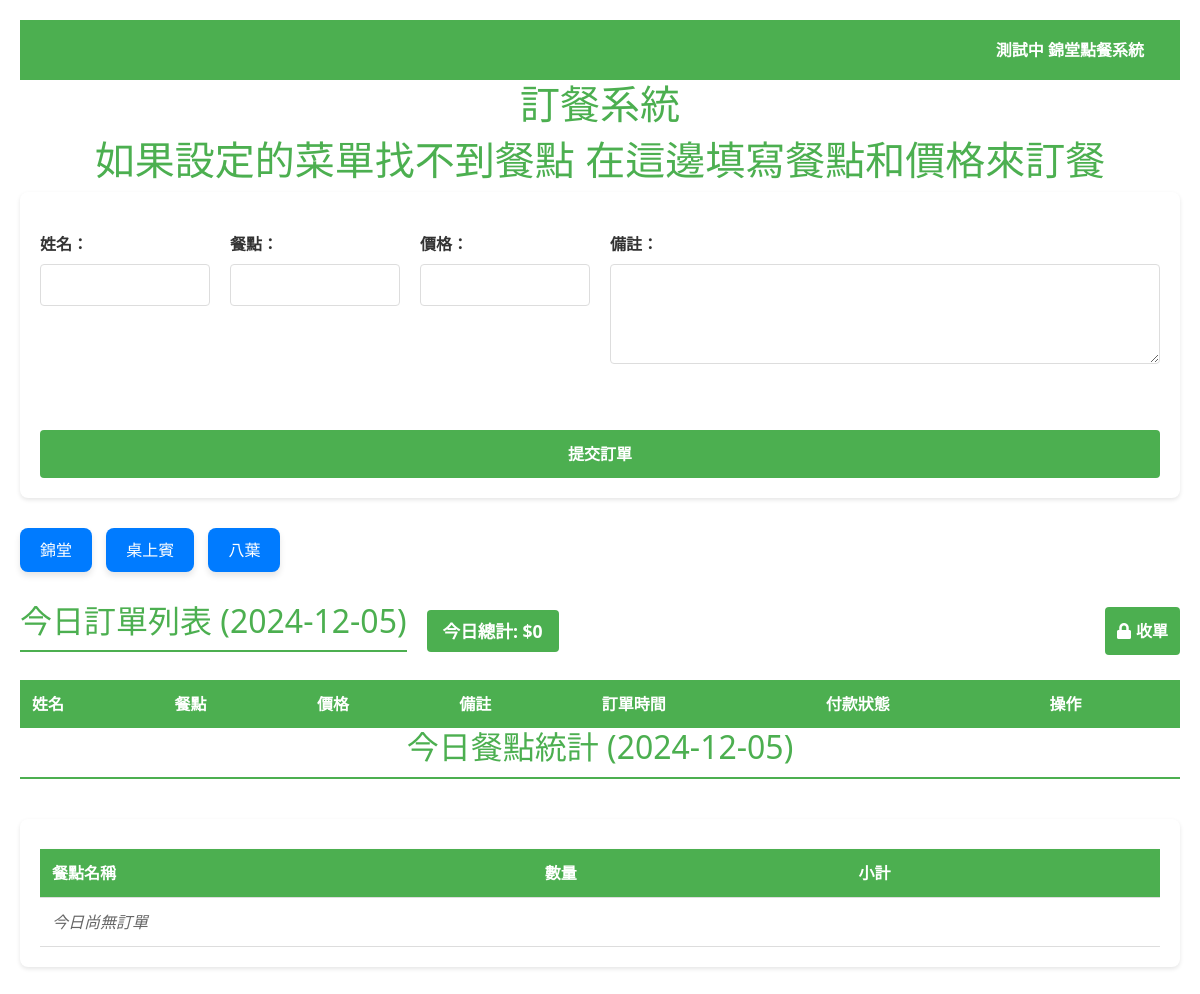
Before: / with the older database file.
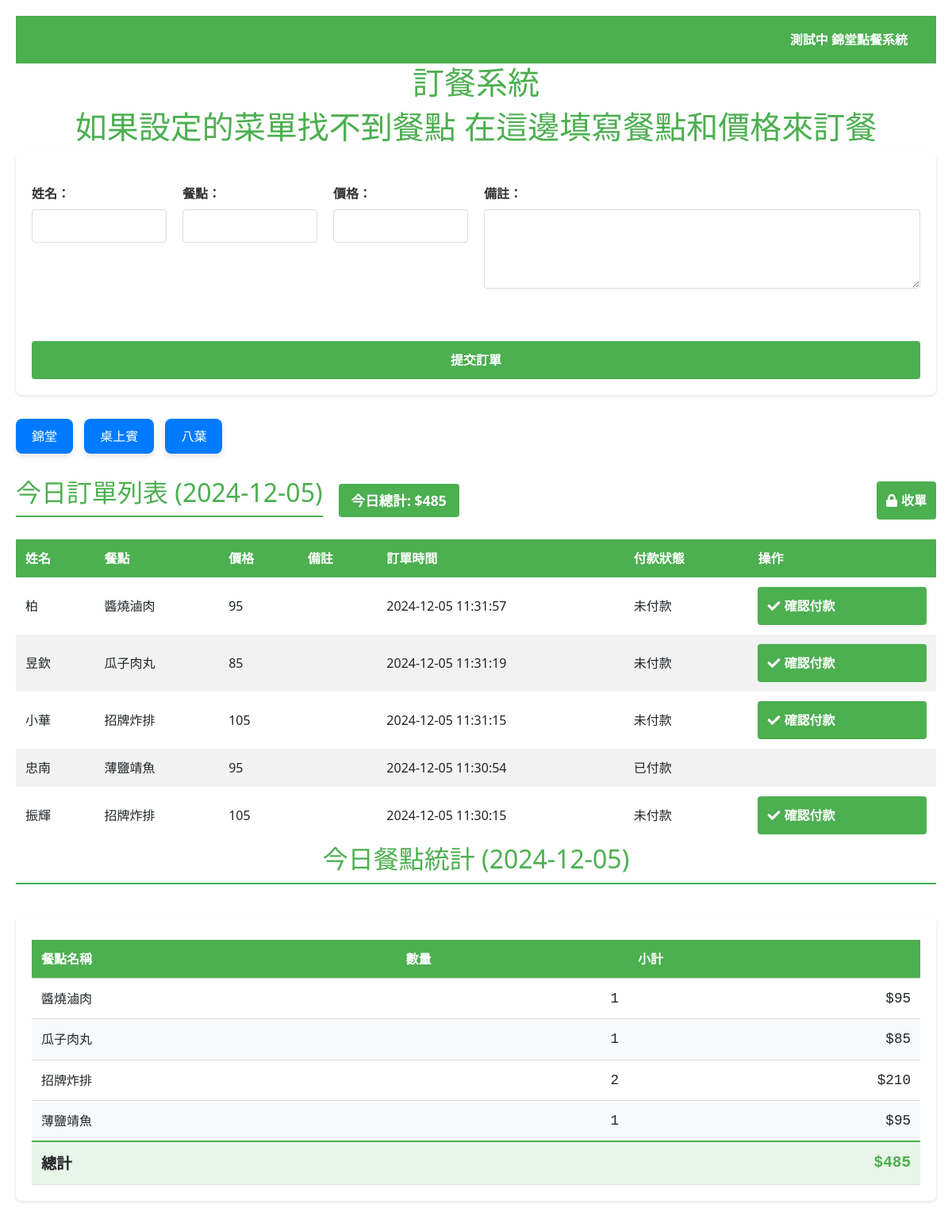
After: the same page with the newer database file.
### tables this page shows
CREATE TABLE orders (
            id INTEGER PRIMARY KEY AUTOINCREMENT,
            user_name TEXT NOT NULL,
            lunch_name TEXT NOT NULL,
            price INTEGER NOT NULL,
            remarks TEXT,
            order_time TIMESTAMP DEFAULT CURRENT_TIMESTAMP,
            payment_status TEXT DEFAULT '未付款',
            order_status TEXT DEFAULT '開放中'
        );

### app.py (the view, shortened to what this page needs)
@app.route('/', methods=['GET', 'POST'])
def index():
    conn = sqlite3.connect('orders.db')
    c = conn.cursor()
    today = date.today()
    today_start = f"{today} 00:00:00"
    today_end = f"{today} 23:59:59"
    c.execute('''
        SELECT id, user_name, lunch_name, price, remarks, order_time, payment_status, order_status
        FROM orders
        WHERE date(order_time) = date('now', 'localtime')
        ORDER BY order_time DESC
    ''')
    orders = [
        {
            'id': row[0],
            'user_name': row[1],
            'lunch_name': row[2],
            'price': row[3],
            'remarks': row[4],
            'order_time': row[5],
            'payment_status': row[6],
            'order_status': row[7]
        }
        for row in c.fetchall()
    ]
    conn.close()
    today_total = sum(order['price'] for order in orders)
    return render_template('index.html',
                         orders=orders,
                         today_total=today_total,
                         today_date=today.strftime('%Y-%m-%d'))

### templates/index.html (shortened to what this page needs)
<!DOCTYPE html>
<html>
<head>
    <link rel="stylesheet" href="https://cdnjs.cloudflare.com/ajax/libs/font-awesome/5.15.4/css/all.min.css">
</head>
<body>
    <div class="top-nav">
        <a href="{{ url_for('store1') }}" class="store-link">測試中 錦堂點餐系統</a>
    </div>
    <h1>訂餐系統</h1>
    <h1>如果設定的菜單找不到餐點  在這邊填寫餐點和價格來訂餐</h1>
    <form method="POST" action="/" class="order-form">
        <div class="main-fields">
            <div class="form-group">
                <label for="userName">姓名：</label>
                <input type="text" id="userName" name="userName" required>
            </div>
            <div class="form-group">
                <label for="lunchName">餐點：</label>
                <input type="text" id="lunchName" name="lunchName" required>
            </div>
            <div class="form-group">
                <label for="price">價格：</label>
                <input type="number" id="price" name="price" required>
            </div>
        </div>
        <div class="secondary-fields">
            <div class="form-group remarks-group">
                <label for="remarks">備註：</label>
                <textarea id="remarks" name="remarks"></textarea>
            </div>
        </div>
        <button type="submit">提交訂單</button>
    </form>
<div class="collapse-buttons">
    <p>
        <a class="btn btn-primary" data-bs-toggle="collapse" href="#collapseMenu1" role="button">
            錦堂
        </a>
        <button class="btn btn-primary" type="button" data-bs-toggle="collapse" data-bs-target="#collapseMenu2">
            桌上賓
        </button>
        <button class="btn btn-primary" type="button" data-bs-toggle="collapse" data-bs-target="#collapseMenu3">
            八葉
        </button>
    </p>
</div>
    <div class="order-controls">
        <div class="order-header">
            <h2>今日訂單列表 ({{ today_date }})</h2>
            <div class="today-total">今日總計: ${{ today_total }}</div>
        </div>
        <form action="{{ url_for('toggle_order_status') }}" method="POST">
            <button type="submit" class="close-order-btn">
                <i class="fas fa-lock"></i> 收單
            </button>
        </form>
    </div>
    <div class="table-container">
        <table>
            <thead>
                <tr>
                    <th>姓名</th>
                    <th>餐點</th>
                    <th>價格</th>
                    <th>備註</th>
                    <th>訂單時間</th>
                    <th>付款狀態</th>
                    <th>操作</th>
                </tr>
            </thead>
            <tbody>
                {% for order in orders %}
                <tr>
                    <td>{{ order.user_name }}</td>
                    <td>{{ order.lunch_name }}</td>
                    <td>{{ order.price }}</td>
                    <td>{{ order.remarks }}</td>
                    <td>{{ order.order_time }}</td>
                    <td>{{ order.payment_status }}</td>
                    <td>
                        {% if order.order_status == '開放中' %}
                            <form action="{{ url_for('delete_order', order_id=order.id) }}" method="POST" style="margin: 0;">
                                <button type="submit"
                                        class="delete-btn"
                                        data-order-info="訂單資訊：
姓名：{{ order.user_name }}
餐點：{{ order.lunch_name }}
價格：{{ order.price }}">
                                    <i class="fas fa-trash"></i> 刪除
                                </button>
                            </form>
                        {% elif order.order_status == '已收單' and order.payment_status != '已付款' %}
                            <form action="{{ url_for('update_payment', order_id=order.id) }}" method="POST" style="margin: 0;">
                                <button type="submit" class="payment-btn">
                                    <i class="fas fa-check"></i> 確認付款
                                </button>
                            </form>
                        {% endif %}
                    </td>
                </tr>
                {% endfor %}
            </tbody>
        </table>
    </div>
    <h2>今日餐點統計 ({{ today_date }})</h2>
    <div class="stats-container">
        <div class="stats-table-container">
            <table class="stats-table">
                <thead>
                    <tr>
                        <th>餐點名稱</th>
                        <th>數量</th>
                        <th>小計</th>
                    </tr>
                </thead>
                <tbody>
                    {% set total_amount = namespace(value=0) %}
                    {% set lunch_stats = {} %}
                    {% for order in orders %}
                        {% if order.lunch_name in lunch_stats %}
                            {% set stats = lunch_stats[order.lunch_name] %}
                            {% set _ = stats.update({'count': stats.count + 1, 'total': stats.total + order.price}) %}
                        {% else %}
                            {% set _ = lunch_stats.update({order.lunch_name: {'count': 1, 'total': order.price}}) %}
                        {% endif %}
                        {% set total_amount.value = total_amount.value + order.price %}
                    {% endfor %}
                    {% for lunch_name, stats in lunch_stats.items() %}
                    <tr>
                        <td>{{ lunch_name }}</td>
                        <td>{{ stats.count }}</td>
                        <td>${{ stats.total }}</td>
                    </tr>
                    {% endfor %}
                    {% if lunch_stats %}
                    <tr class="total-row">
                        <td colspan="2"><strong>總計</strong></td>
                        <td><strong>${{ total_amount.value }}</strong></td>
                    </tr>
                    {% else %}
                    <tr>
                        <td colspan="3" class="no-data">今日尚無訂單</td>
                    </tr>
                    {% endif %}
                </tbody>
            </table>
        </div>
    </div>
    <link href="https://cdn.jsdelivr.net/npm/bootstrap@5.1.3/dist/css/bootstrap.min.css" rel="stylesheet">
</body>
</html>

Changed rows visible on the page:
added orders: user_name "柏", lunch_name "醬燒滷肉", price "95", order_time "2024-12-05 11:31:57", payment_status "未付款", count "1", total "95"
added orders: user_name "昱欽", lunch_name "瓜子肉丸", price "85", order_time "2024-12-05 11:31:19", payment_status "未付款", count "1", total "85"
added orders: user_name "小華", lunch_name "招牌炸排", price "105", order_time "2024-12-05 11:31:15", payment_status "未付款", count "2", total "210"
added orders: user_name "忠南", lunch_name "薄鹽靖魚", price "95", order_time "2024-12-05 11:30:54", payment_status "已付款", count "1", total "95"
added orders: user_name "振輝", lunch_name "招牌炸排", price "105", order_time "2024-12-05 11:30:15", payment_status "未付款", shown under "今日訂單列表 (2024-12-05)"
Other visible differences:
{{ today_total }}: "0" → "485"
{{ total_amount.value }}: (not shown) → "485"
text no longer shown: "今日尚無訂單"
text now shown: "總計 $"
